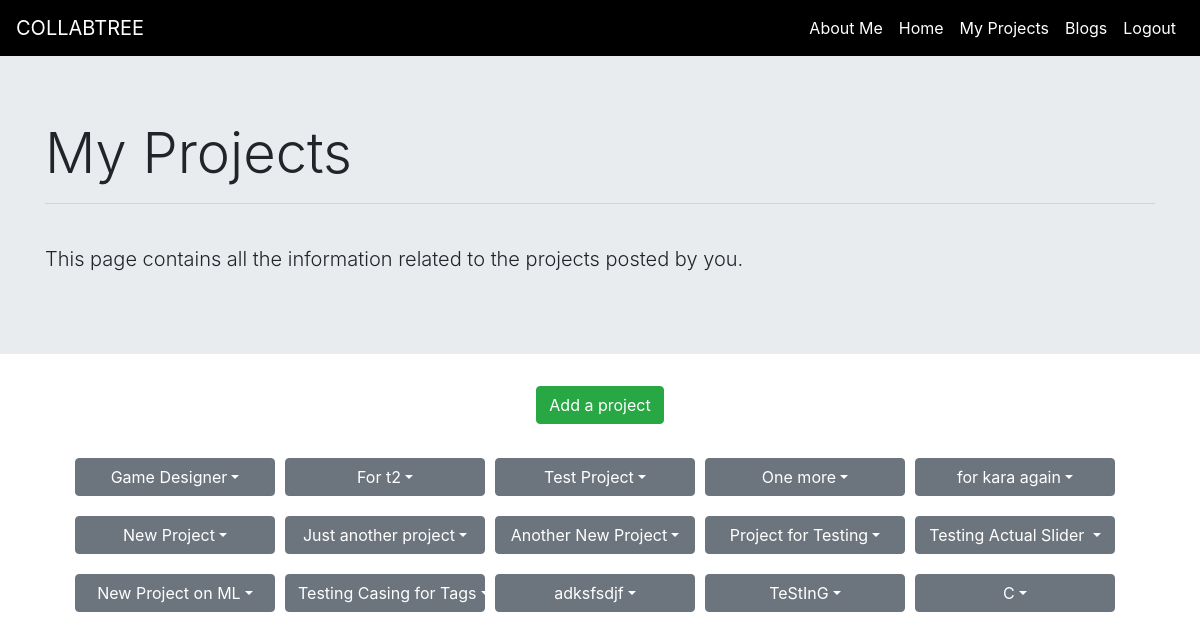
The app's page /my_projects (signed in), older data.
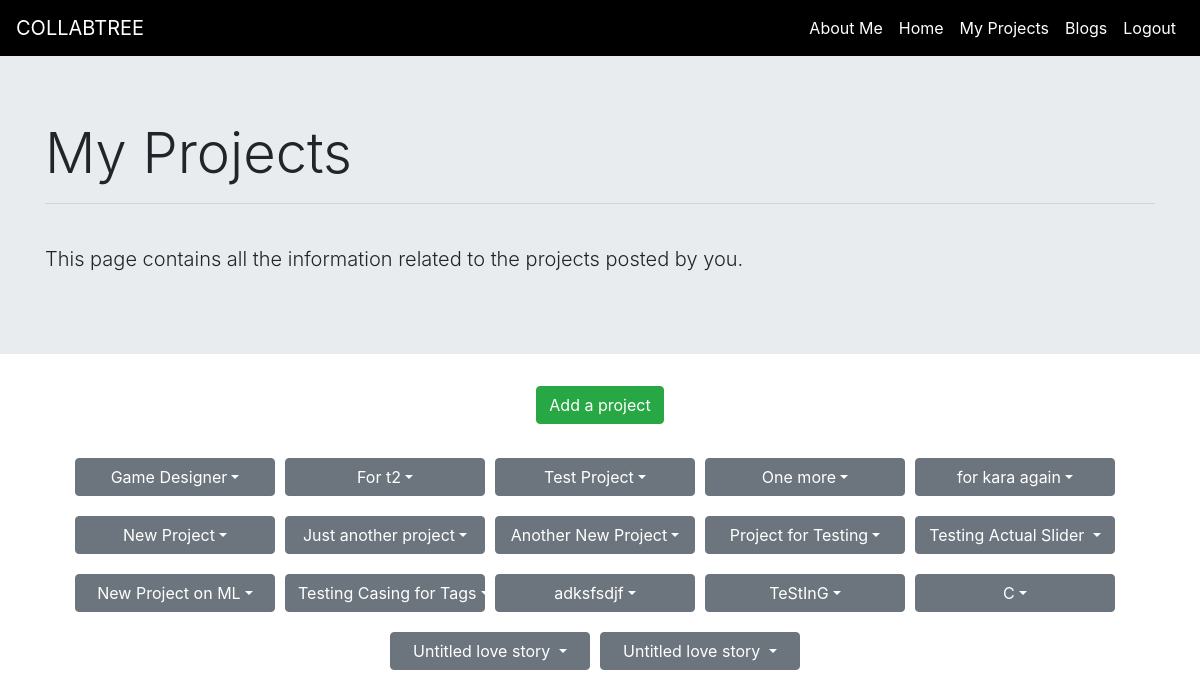
The same page, newer data.
### backend/models.py (models this page shows, shortened)
class Project(models.Model):
    category = models.CharField(max_length=30, blank=True, null=True)
    status = models.CharField(max_length=100, blank=True)
    title = models.CharField(max_length=200,blank=True)
    description = models.TextField(max_length=400,blank=True)
    owner = models.ForeignKey(UserAttribs, on_delete = models.CASCADE, related_name="owner")
    duration = models.IntegerField(blank=True, null=True)
    assigned_user = models.ForeignKey(UserAttribs, on_delete = models.CASCADE, related_name="assigned_user", null=True, blank=True)
    stipend = models.IntegerField(blank=True, null=True)
    applied_users = models.ManyToManyField(UserAttribs,  null=True, blank=True)
    tags_requirement = TaggableManager()
    project_questions = models.OneToOneField(Project_Question,on_delete=models.CASCADE,null=True, blank=True)
    project_rating = models.FloatField(blank=True, default=0)
    review = models.TextField(blank=True)

### backend/views.py (the view)
# urls.py: path('my_projects',views.my_projects, name='my_projects'),
def my_projects(request, message=None):
    project_objects = Project.objects.all()
    project_list=[]
    for project in project_objects:
        if project.owner == UserAttribs.objects.get(user=request.user):
            applied_users = project.applied_users.all()
            project_list.append({'project':project,'applied_users':applied_users})
    return render(request, 'My Projects/myProjects.html' ,{'project_list': project_list})

### backend/models.py (called while the page is built)
    def __str__(self):
        return self.user.username

### templates/My Projects/myProjects.html (shortened to what this page needs)
<html lang="en">
<head>
  <link rel="stylesheet" href="https://maxcdn.bootstrapcdn.com/bootstrap/4.0.0/css/bootstrap.min.css">
</head>
<body>
    <nav class="navbar navbar-expand-lg navbar-light navbar-custom" style="background-color: black;">
        <a class="navbar-brand navbar-color" style="color: white;" href="#">COLLABTREE</a>
        <div class="collapse navbar-collapse" style="background-color: black;" id="NavbarCollapsedContent">
          <ul class="navbar-nav ml-auto">
            <li class="nav-item">
              <a class="nav-link active" style="color: white;" href="{% url 'profile' %}">About Me</a>
            </li>
            <li class="nav-item">
              <a class="nav-link navbar-color" style="color: white;" href="{% url 'dashboard' %}">Home</a>
            </li>
            <li class="nav-item">
              <a class="nav-link navbar-color" style="color: white;" href="#">My Projects</a>
            </li>
            <li class="nav-item">
              <a class="nav-link navbar-color" style="color: white;" href="{% url 'blogs' %}">Blogs</a>
            </li>
            <li class="nav-item">
              <a class="nav-link navbar-color" style="color: white;" href="{% url 'logout' %}">Logout</a>
            </li>
          </ul>
        </div>
      </nav>
      <div class="jumbotron jumbotron-fluid">
        <div class="container">
          <h2 class="display-4">My Projects</h2>
          <hr>
            <br>
          <p class="lead">This page contains all the information related to the projects posted by you.</p>
        </div>
      </div>
      <button type="button" style="margin: 0 auto ;" class="btn btn-success"><a href="{% url 'project_form' %}">Add a project</a></button>
      <br>
      <section class="containerr">
      <div class="my-projects">
        {% for project in project_list %}
        <span class="dropdown">
            <span class="btn btn-secondary dropdown-toggle dropdown-btn" type="button" id="dropdownMenuButton1" data-bs-toggle="dropdown"  data-toggle="dropdown">{{project.project.title}}</span>
          </span>
        </div>
        {% endfor %}
    </section>
</body>
</html>

### templates/My Projects/myProjects.html (style rules this page uses)
button a { color: white; }
.btn-success { display:flex; align-items:center; justify-content:center; margin-top:100px; }
.dropdown-btn { width: 200px; margin: 10px; margin-left: 0; }
.dropdown { display:flex; }
.containerr { display:flex; flex-wrap:wrap; justify-content:center; }

Row changes from the older to the newer data that the page shows:
added Project: project "Untitled love story"
added Project: project "Untitled love story"
